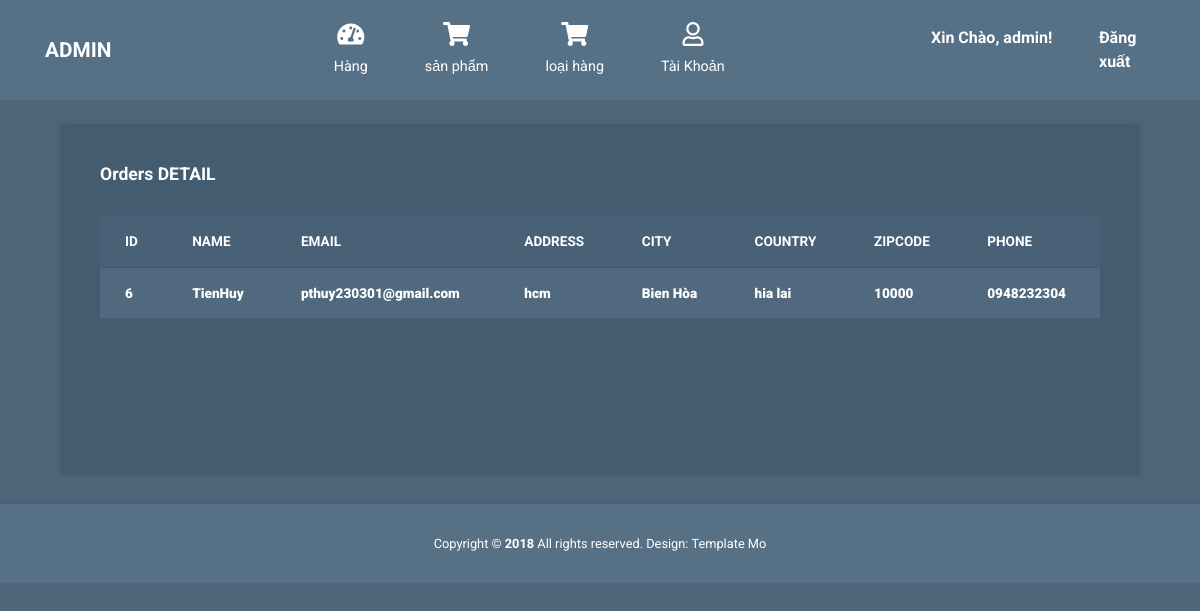
Page /admin/custumerView.php?custumerid=6 (signed in) on the committed database.
### tables this page shows
CREATE TABLE `tbl_custumer` (
  `id` int(11) NOT NULL,
  `name` varchar(200) NOT NULL,
  `address` varchar(200) NOT NULL,
  `city` varchar(30) NOT NULL,
  `country` varchar(30) NOT NULL,
  `zipcode` varchar(30) NOT NULL,
  `phone` varchar(15) NOT NULL,
  `email` varchar(50) NOT NULL,
  `password` varchar(200) NOT NULL
);

### admin/model/database.php (called while the page is built, shortened)
<?php
Class Database{
   public $host   = DB_HOST;
   public $user   = DB_USER;
   public $pass   = DB_PASS;
   public $dbname = DB_NAME;
   public $link;
private function connectDB(){
   $this->link = new mysqli($this->host, $this->user, $this->pass,
    $this->dbname);
 }
public function select($query){
  $result = $this->link->query($query) or
   die($this->link->error.__LINE__);
  if($result->num_rows > 0){
    return $result;
  } else {
    return false;
  }
 }
}

### admin/controller/custummer.php (called while the page is built, shortened)
<?php
$filepath = realpath(dirname(__FILE__));
include_once($filepath . '/../model/database.php');
?>
<?php
class custumer
{
    private $db;
    public function __construct()
    {
        $this->db = new Database();
    }
    public function show_custumers($id){
        $query = "SELECT * FROM tbl_custumer WHERE id = '$id'";
        $result = $this->db->select($query);
        return $result;
    }
}

### admin/custumerView.php (the view, shortened to what this page needs)
<?php
include './includes/header.php';
include_once './/controller/custummer.php';
    $cs = new custumer();
    if (!isset($_GET['custumerid']) || $_GET['custumerid']== NULL ) {
        echo "<script>window.location='orderpending.php'</script>";
    }else {
        $id = $_GET['custumerid'];
    }
?>
<div class="container">
    <div class="col-12 tm-block-col">
        <div class="tm-bg-primary-dark tm-block tm-block-taller tm-block-scroll">
            <h2 class="tm-block-title">Orders DETAIL</h2>
            <table class="table">
                <thead>
                    <tr>
                        <th scope="col">ID</th>
                        <th scope="col">NAME</th>
                        <th scope="col">EMAIL</th>
                        <th scope="col">ADDRESS</th>
                        <th scope="col">CITY</th>
                        <th scope="col">COUNTRY</th>
                        <th scope="col">ZIPCODE</th>
                        <th scope="col">PHONE</th>
                    </tr>
                </thead>
                <tbody>
                    <?php
                    $show_cutumer = $cs->show_custumers($id);
                    if ($show_cutumer){
                        while ($result = $show_cutumer->fetch_assoc()) {
                    ?>
                    <tr>
                        <th scope="row"><b><?php echo $result['id']?></b></th>
                        <td><?php echo $result['name']?></td>
                        <td><?php echo $result['email']?></td>
                        <td><b><?php echo $result['address']?></b></td>
                        <td><?php echo $result['city']?></td>
                        <td><?php echo $result['country']?></td>
                        <td><?php echo $result['zipcode']?></td>
                        <td><?php echo $result['phone']?></td>
                    </tr>
                    <?php
                    }
                }
                    ?>
                </tbody>
            </table>
        </div>
    </div>
</div>
</div>
<footer class="tm-footer row tm-mt-small">
    <div class="col-12 font-weight-light">
        <p class="text-center text-white mb-0 px-4 small">
            Copyright &copy; <b>2018</b> All rights reserved.
            Design: <a rel="nofollow noopener" href="https://templatemo.com" class="tm-footer-link">Template Mo</a>
        </p>
    </div>
</footer>
</body>
</html>

### admin/css/templatemo-style.css (style rules this page uses)
html { font-size: 16px; overflow-x: hidden; }
body { font-family: Roboto, Helvetica, Arial, sans-serif; background-color: #4e657a; overflow-x: hidden; }
a { transition: all 0.3s ease; }
.tm-mt-small { margin-top: 20px; }
.tm-block-col { margin-bottom: 30px; }
.tm-block { padding: 40px; -webkit-box-shadow: 1px 1px 5px 0 #455c71; -moz-box-shadow: 1px 1px 5px 0 #455c71; box-shadow: 1px 1px 5px 0 #455c71; min-height: 350px; height: 100%; max-height: 450px; }
.tm-block-scroll { overflow-y: scroll; }
.tm-block-title { font-size: 1.1rem; font-weight: 700; color: #fff; margin-bottom: 30px; }
.table { background-color: #50697f; color: #fff; font-size: 85%; margin-bottom: 0; }
thead { background-color: #486177; color: #fff; }
.table thead th { border-bottom: 0; }
.table td, .table th { border-top: 1px solid #415a70; padding: 15px 25px; vertical-align: middle; }
.tm-bg-primary-dark { background-color: #435c70; }
.tm-footer { background-color: #567086; padding-top: 30px; padding-bottom: 30px; -webkit-box-shadow: 0 -3px 5px 0 rgba(69, 92, 113, 0.59); -moz-box-shadow: 0 -3px 5px 0 rgba(69, 92, 113, 0.59); box-shadow: 0 -3px 5px 0 rgba(69, 92, 113, 0.59); }
.tm-footer-link { color: white; }

### rows in the picture
tbl_custumer: id "6", name "TienHuy", email "pthuy230301@gmail.com", address "hcm", city "Bien Hòa", country "hia lai", zipcode "10000", phone "0948232304"

### other values in the picture
Session::get('adminName') "admin"
